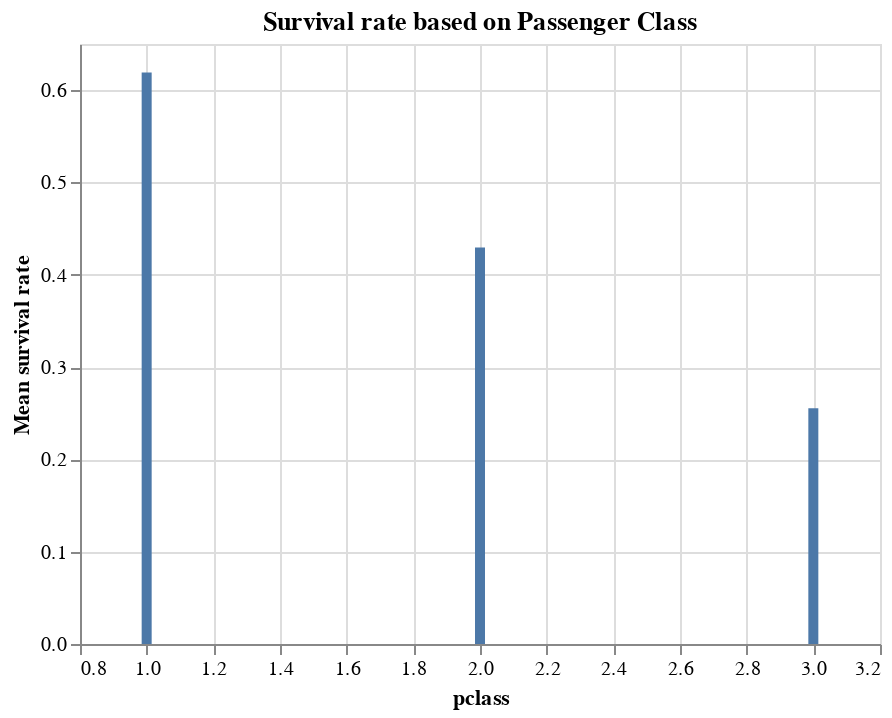

The cell this chart's notebook holds for it:
### Markdown cell above
**Question 4(a)**  <br> {points: 1}  

Beginning the analysis with passenger class, find the mean survival rate of the 3 classes and plot this as a bar chart. Name the object `group_class`. Make sure that you give the plot a descriptive title and y-axis label.
You will need to groupby `pclass` and inorder to find the `mean` survival rate. Don't forget to `reset_index()` when plotting.

### Code cell
class_survival_rate = titanic_df.groupby(by='pclass').agg('mean').reset_index()
group_class = alt.Chart(class_survival_rate).mark_bar().encode(x='pclass', y=alt.Y('survived', title='Mean survival rate')).properties(title='Survival rate based on Passenger Class')
group_class

### Figure 1 — Vega-Lite specification as saved in the notebook (floating-point values rounded to 4 significant figures)
{"config": {"view": {"continuousWidth": 400, "continuousHeight": 300}}, "data": {"name": "data-d84b978a081cda569484a71e3fdd6f96"}, "mark": "bar", "encoding": {"x": {"type": "quantitative", "field": "pclass"}, "y": {"type": "quantitative", "field": "survived", "title": "Mean survival rate"}}, "title": "Survival rate based on Passenger Class", "$schema": "https://vega.github.io/schema/vega-lite/v4.8.1.json", "datasets": {"data-d84b978a081cda569484a71e3fdd6f96": [{"pclass": 1, "survived": 0.6192, "age": 39.16, "siblings_spouses": 0.4365, "parents_children": 0.3653, "fare": 87.51, "body": 162.8}, {"pclass": 2, "survived": 0.4296, "age": 29.51, "siblings_spouses": 0.3935, "parents_children": 0.3682, "fare": 21.18, "body": 167.4}, {"pclass": 3, "survived": 0.2553, "age": 24.82, "siblings_spouses": 0.5684, "parents_children": 0.4006, "fare": 13.3, "body": 155.8}]}}
